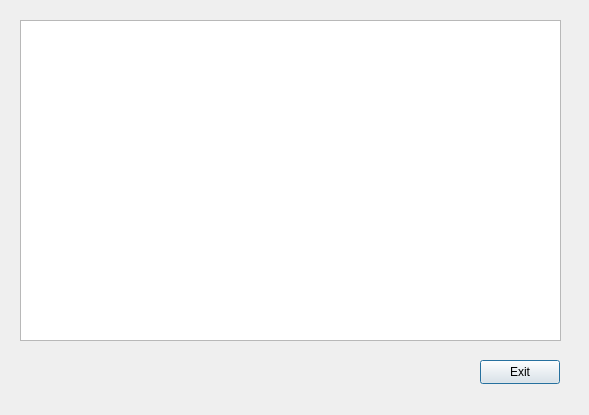
<?xml version="1.0" encoding="UTF-8"?>
<ui version="4.0">
 <class>TaskOne</class>
 <widget class="QDialog" name="TaskOne">
  <property name="geometry">
   <rect>
    <x>0</x>
    <y>0</y>
    <width>589</width>
    <height>415</height>
   </rect>
  </property>
  <property name="windowTitle">
   <string>Dialog</string>
  </property>
  <widget class="QTextEdit" name="taskOneTextEdit">
   <property name="geometry">
    <rect>
     <x>20</x>
     <y>20</y>
     <width>541</width>
     <height>321</height>
    </rect>
   </property>
  </widget>
  <widget class="QPushButton" name="exitPushButton">
   <property name="geometry">
    <rect>
     <x>480</x>
     <y>360</y>
     <width>80</width>
     <height>24</height>
    </rect>
   </property>
   <property name="text">
    <string>Exit</string>
   </property>
  </widget>
 </widget>
 <resources/>
 <connections/>
</ui>
